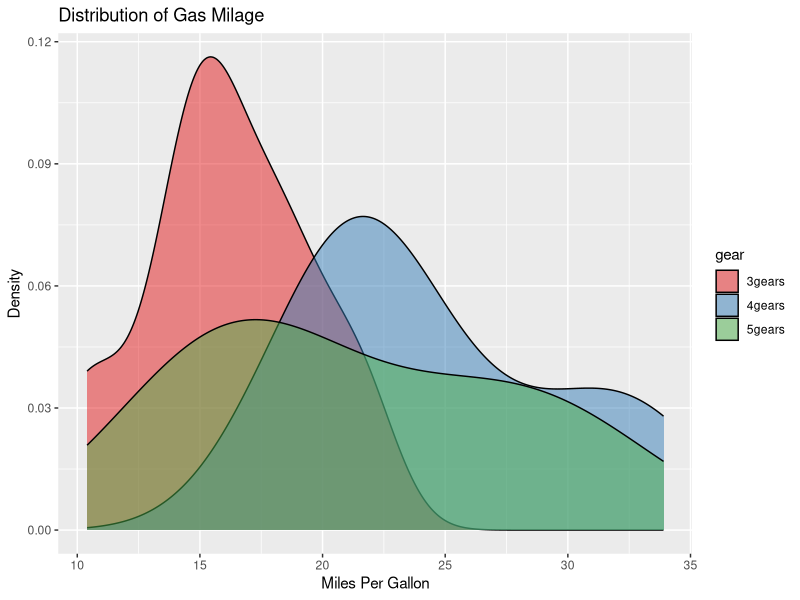
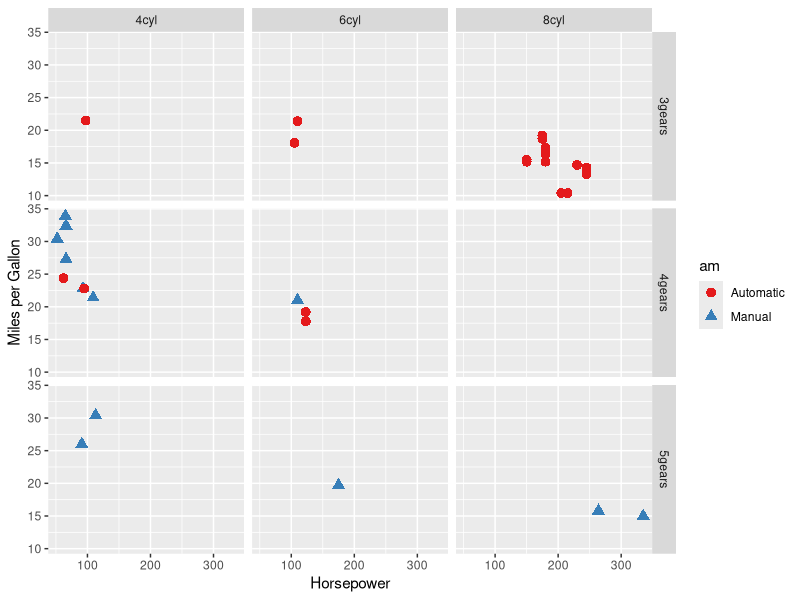
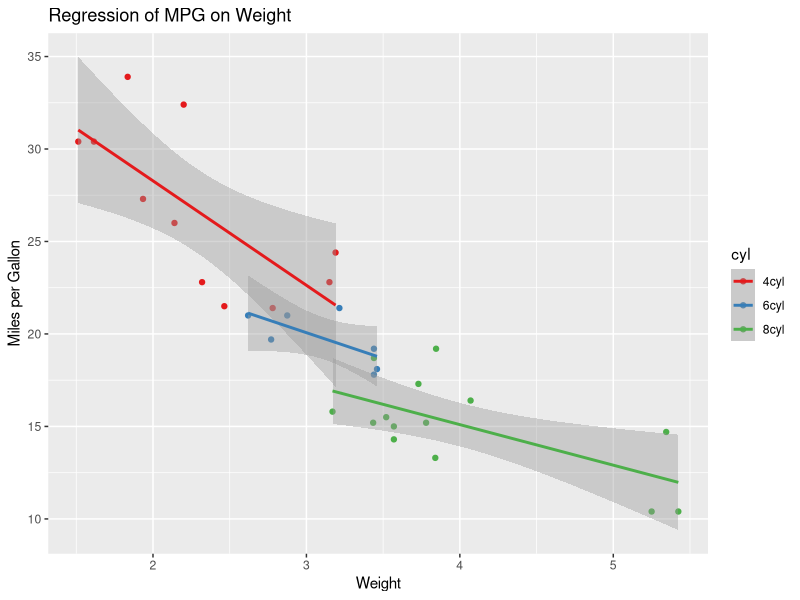
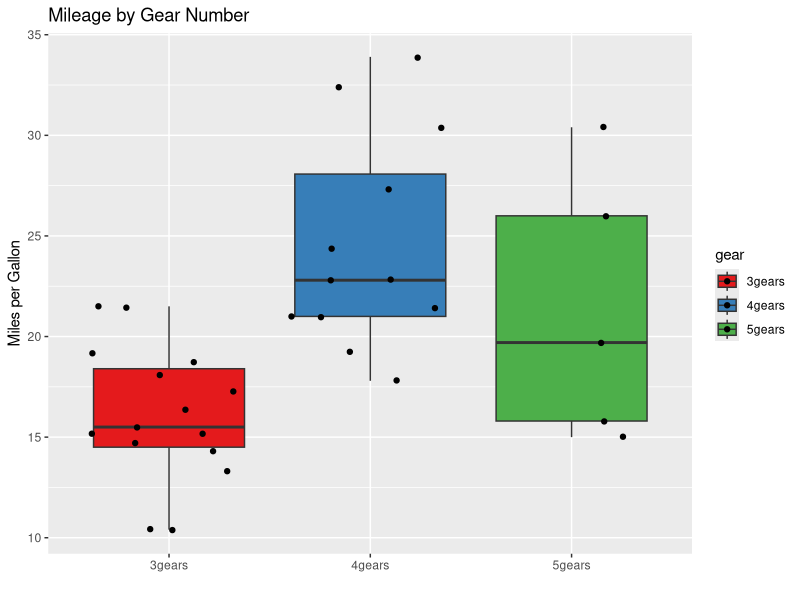

The R source for these figures, in order:
#Advance plot with ggplot2

library(ggplot2)
#use color brewer as default discrete colors
scale_colour_discrete <- function(...) scale_color_brewer(palette="Set1", ...)
scale_fill_discrete <- function(...) scale_fill_brewer(palette="Set1", ...)

data('mtcars')
df=mtcars
# create factors with value labels
df$gear <- factor(df$gear,levels=c(3,4,5),
                      labels=c("3gears","4gears","5gears"))
df$am <- factor(df$am,levels=c(0,1),
                    labels=c("Automatic","Manual"))
df$cyl <- factor(df$cyl,levels=c(4,6,8),
                     labels=c("4cyl","6cyl","8cyl"))
head(df)
str(df)


#density Plot
library(ggplot2)
qplot(mpg, data=df, geom="density", fill=gear, alpha=I(.5),
      main="Distribution of Gas Milage", xlab="Miles Per Gallon",    ylab="Density")


qplot(hp, mpg, data=df, shape=am, color=am,
      facets=gear~cyl, size=I(3),
      xlab="Horsepower", ylab="Miles per Gallon")

ggplot(df, aes(wt, mpg, color = cyl)) +
  geom_point() +  geom_smooth(method = "lm", formula = y~x) +
  labs(title = "Regression of MPG on Weight", x = "Weight", y = "Miles per Gallon")


qplot(gear, mpg, data=df, geom=c("boxplot", "jitter"),
      fill=gear, main="Mileage by Gear Number",
      xlab="", ylab="Miles per Gallon")
